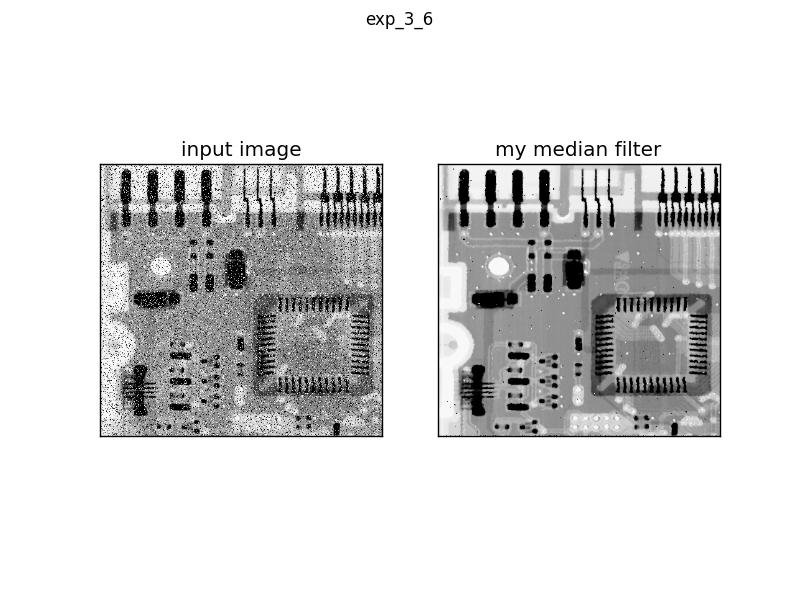

Recreate this plot in Python.
# -*- coding:utf-8 -*-

import matplotlib.pylab as pl
import matplotlib.cm as cm
import numpy as np
import Image
from mymedfilt import mymedfilt

im_0 = np.asarray(Image.open('test3_2.jpg').convert('L'))/float(255)
fig = pl.figure()
# ax_0
ax_0 = fig.add_subplot(121)
ax_0.imshow(im_0,cmap=cm.gray)
ax_0.set_title('input image')
ax_0.set_xticks([])
ax_0.set_yticks([])
# ax_1
ax_1 = fig.add_subplot(122)
im_1 = mymedfilt(im_0,[3,3])
ax_1.imshow(im_1,cmap=cm.gray)
ax_1.set_title('my median filter')
ax_1.set_xticks([])
ax_1.set_yticks([])

fig.suptitle('exp_3_6')
fig.savefig('exp_3_6.jpg')
